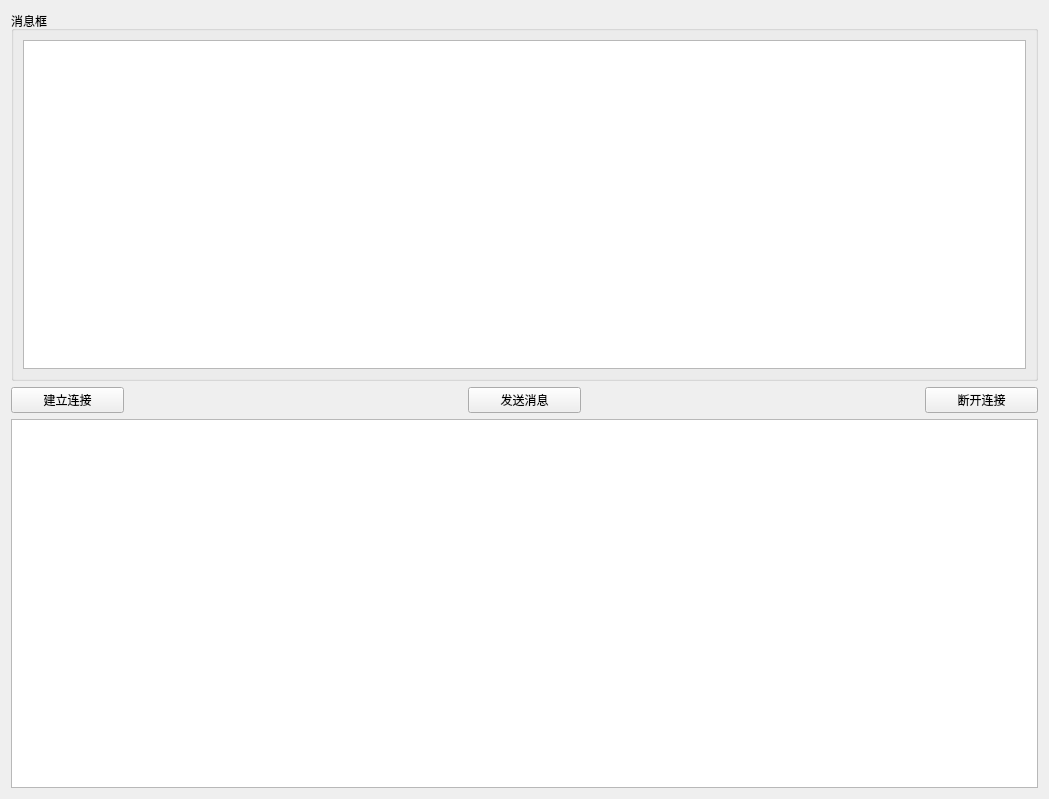
<?xml version="1.0" encoding="UTF-8"?>
<ui version="4.0">
 <class>Mainwindow</class>
 <widget class="QWidget" name="Mainwindow">
  <property name="geometry">
   <rect>
    <x>0</x>
    <y>0</y>
    <width>1049</width>
    <height>799</height>
   </rect>
  </property>
  <property name="windowTitle">
   <string>client</string>
  </property>
  <layout class="QVBoxLayout" name="verticalLayout">
   <item>
    <widget class="QGroupBox" name="groupBox">
     <property name="title">
      <string>消息框</string>
     </property>
     <layout class="QHBoxLayout" name="horizontalLayout">
      <item>
       <widget class="QPlainTextEdit" name="out_message"/>
      </item>
     </layout>
    </widget>
   </item>
   <item>
    <layout class="QHBoxLayout" name="horizontalLayout_2" stretch="1,3,1,3,1">
     <item>
      <widget class="QPushButton" name="establish">
       <property name="text">
        <string>建立连接</string>
       </property>
      </widget>
     </item>
     <item>
      <spacer name="horizontalSpacer">
       <property name="orientation">
        <enum>Qt::Horizontal</enum>
       </property>
       <property name="sizeHint" stdset="0">
        <size>
         <width>40</width>
         <height>20</height>
        </size>
       </property>
      </spacer>
     </item>
     <item>
      <widget class="QPushButton" name="send">
       <property name="text">
        <string>发送消息</string>
       </property>
      </widget>
     </item>
     <item>
      <spacer name="horizontalSpacer_2">
       <property name="orientation">
        <enum>Qt::Horizontal</enum>
       </property>
       <property name="sizeHint" stdset="0">
        <size>
         <width>40</width>
         <height>20</height>
        </size>
       </property>
      </spacer>
     </item>
     <item>
      <widget class="QPushButton" name="shut">
       <property name="text">
        <string>断开连接</string>
       </property>
      </widget>
     </item>
    </layout>
   </item>
   <item>
    <widget class="QPlainTextEdit" name="in_message">
     <property name="plainText">
      <string/>
     </property>
     <property name="placeholderText">
      <string>请输入信息...</string>
     </property>
    </widget>
   </item>
  </layout>
 </widget>
 <resources/>
 <connections/>
</ui>
